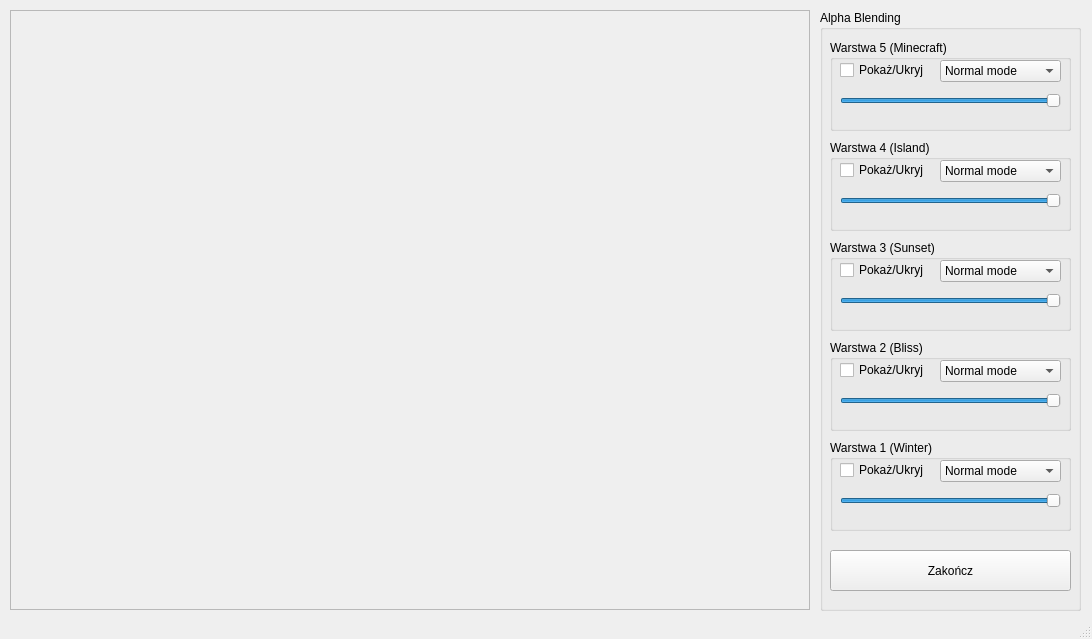
<?xml version="1.0" encoding="UTF-8"?>
<ui version="4.0">
 <class>MainWindow</class>
 <widget class="QMainWindow" name="MainWindow">
  <property name="geometry">
   <rect>
    <x>0</x>
    <y>0</y>
    <width>1092</width>
    <height>639</height>
   </rect>
  </property>
  <property name="windowTitle">
   <string>PGK - Zadanie #8: Alpha Blending</string>
  </property>
  <widget class="QWidget" name="centralwidget">
   <widget class="QFrame" name="frame">
    <property name="geometry">
     <rect>
      <x>10</x>
      <y>10</y>
      <width>800</width>
      <height>600</height>
     </rect>
    </property>
    <property name="frameShape">
     <enum>QFrame::StyledPanel</enum>
    </property>
    <property name="frameShadow">
     <enum>QFrame::Raised</enum>
    </property>
   </widget>
   <widget class="QGroupBox" name="groupBox">
    <property name="geometry">
     <rect>
      <x>820</x>
      <y>10</y>
      <width>261</width>
      <height>601</height>
     </rect>
    </property>
    <property name="title">
     <string>Alpha Blending</string>
    </property>
    <widget class="QPushButton" name="exitButton">
     <property name="geometry">
      <rect>
       <x>10</x>
       <y>540</y>
       <width>241</width>
       <height>41</height>
      </rect>
     </property>
     <property name="text">
      <string>Zakończ</string>
     </property>
    </widget>
    <widget class="QGroupBox" name="groupBox_layer5">
     <property name="geometry">
      <rect>
       <x>10</x>
       <y>30</y>
       <width>241</width>
       <height>91</height>
      </rect>
     </property>
     <property name="title">
      <string>Warstwa 5 (Minecraft)</string>
     </property>
     <widget class="QCheckBox" name="checkBox_layer5">
      <property name="geometry">
       <rect>
        <x>10</x>
        <y>20</y>
        <width>91</width>
        <height>20</height>
       </rect>
      </property>
      <property name="text">
       <string>Pokaż/Ukryj</string>
      </property>
     </widget>
     <widget class="QComboBox" name="comboBox_layer5">
      <property name="geometry">
       <rect>
        <x>110</x>
        <y>20</y>
        <width>121</width>
        <height>22</height>
       </rect>
      </property>
      <property name="currentIndex">
       <number>0</number>
      </property>
      <item>
       <property name="text">
        <string>Normal mode</string>
       </property>
      </item>
      <item>
       <property name="text">
        <string>Lighten mode</string>
       </property>
      </item>
      <item>
       <property name="text">
        <string>Darken mode</string>
       </property>
      </item>
      <item>
       <property name="text">
        <string>Screen mode</string>
       </property>
      </item>
      <item>
       <property name="text">
        <string>Multiply mode</string>
       </property>
      </item>
      <item>
       <property name="text">
        <string>XOR mode</string>
       </property>
      </item>
     </widget>
     <widget class="QSlider" name="slider_layer5">
      <property name="geometry">
       <rect>
        <x>10</x>
        <y>50</y>
        <width>221</width>
        <height>22</height>
       </rect>
      </property>
      <property name="maximum">
       <number>100</number>
      </property>
      <property name="value">
       <number>100</number>
      </property>
      <property name="orientation">
       <enum>Qt::Horizontal</enum>
      </property>
     </widget>
    </widget>
    <widget class="QGroupBox" name="groupBox_layer4">
     <property name="geometry">
      <rect>
       <x>10</x>
       <y>130</y>
       <width>241</width>
       <height>91</height>
      </rect>
     </property>
     <property name="title">
      <string>Warstwa 4 (Island)</string>
     </property>
     <widget class="QCheckBox" name="checkBox_layer4">
      <property name="geometry">
       <rect>
        <x>10</x>
        <y>20</y>
        <width>91</width>
        <height>20</height>
       </rect>
      </property>
      <property name="text">
       <string>Pokaż/Ukryj</string>
      </property>
     </widget>
     <widget class="QComboBox" name="comboBox_layer4">
      <property name="geometry">
       <rect>
        <x>110</x>
        <y>20</y>
        <width>121</width>
        <height>22</height>
       </rect>
      </property>
      <item>
       <property name="text">
        <string>Normal mode</string>
       </property>
      </item>
      <item>
       <property name="text">
        <string>Lighten mode</string>
       </property>
      </item>
      <item>
       <property name="text">
        <string>Darken mode</string>
       </property>
      </item>
      <item>
       <property name="text">
        <string>Screen mode</string>
       </property>
      </item>
      <item>
       <property name="text">
        <string>Multiply mode</string>
       </property>
      </item>
      <item>
       <property name="text">
        <string>XOR mode</string>
       </property>
      </item>
     </widget>
     <widget class="QSlider" name="slider_layer4">
      <property name="geometry">
       <rect>
        <x>10</x>
        <y>50</y>
        <width>221</width>
        <height>22</height>
       </rect>
      </property>
      <property name="maximum">
       <number>100</number>
      </property>
      <property name="value">
       <number>100</number>
      </property>
      <property name="orientation">
       <enum>Qt::Horizontal</enum>
      </property>
     </widget>
    </widget>
    <widget class="QGroupBox" name="groupBox_layer3">
     <property name="geometry">
      <rect>
       <x>10</x>
       <y>230</y>
       <width>241</width>
       <height>91</height>
      </rect>
     </property>
     <property name="title">
      <string>Warstwa 3 (Sunset)</string>
     </property>
     <widget class="QCheckBox" name="checkBox_layer3">
      <property name="geometry">
       <rect>
        <x>10</x>
        <y>20</y>
        <width>91</width>
        <height>20</height>
       </rect>
      </property>
      <property name="text">
       <string>Pokaż/Ukryj</string>
      </property>
     </widget>
     <widget class="QComboBox" name="comboBox_layer3">
      <property name="geometry">
       <rect>
        <x>110</x>
        <y>20</y>
        <width>121</width>
        <height>22</height>
       </rect>
      </property>
      <item>
       <property name="text">
        <string>Normal mode</string>
       </property>
      </item>
      <item>
       <property name="text">
        <string>Lighten mode</string>
       </property>
      </item>
      <item>
       <property name="text">
        <string>Darken mode</string>
       </property>
      </item>
      <item>
       <property name="text">
        <string>Screen mode</string>
       </property>
      </item>
      <item>
       <property name="text">
        <string>Multiply mode</string>
       </property>
      </item>
      <item>
       <property name="text">
        <string>XOR mode</string>
       </property>
      </item>
     </widget>
     <widget class="QSlider" name="slider_layer3">
      <property name="geometry">
       <rect>
        <x>10</x>
        <y>50</y>
        <width>221</width>
        <height>22</height>
       </rect>
      </property>
      <property name="maximum">
       <number>100</number>
      </property>
      <property name="value">
       <number>100</number>
      </property>
      <property name="orientation">
       <enum>Qt::Horizontal</enum>
      </property>
     </widget>
    </widget>
    <widget class="QGroupBox" name="groupBox_layer2">
     <property name="geometry">
      <rect>
       <x>10</x>
       <y>330</y>
       <width>241</width>
       <height>91</height>
      </rect>
     </property>
     <property name="title">
      <string>Warstwa 2 (Bliss)</string>
     </property>
     <widget class="QCheckBox" name="checkBox_layer2">
      <property name="geometry">
       <rect>
        <x>10</x>
        <y>20</y>
        <width>91</width>
        <height>20</height>
       </rect>
      </property>
      <property name="text">
       <string>Pokaż/Ukryj</string>
      </property>
     </widget>
     <widget class="QComboBox" name="comboBox_layer2">
      <property name="geometry">
       <rect>
        <x>110</x>
        <y>20</y>
        <width>121</width>
        <height>22</height>
       </rect>
      </property>
      <item>
       <property name="text">
        <string>Normal mode</string>
       </property>
      </item>
      <item>
       <property name="text">
        <string>Lighten mode</string>
       </property>
      </item>
      <item>
       <property name="text">
        <string>Darken mode</string>
       </property>
      </item>
      <item>
       <property name="text">
        <string>Screen mode</string>
       </property>
      </item>
      <item>
       <property name="text">
        <string>Multiply mode</string>
       </property>
      </item>
      <item>
       <property name="text">
        <string>XOR mode</string>
       </property>
      </item>
     </widget>
     <widget class="QSlider" name="slider_layer2">
      <property name="geometry">
       <rect>
        <x>10</x>
        <y>50</y>
        <width>221</width>
        <height>22</height>
       </rect>
      </property>
      <property name="maximum">
       <number>100</number>
      </property>
      <property name="value">
       <number>100</number>
      </property>
      <property name="orientation">
       <enum>Qt::Horizontal</enum>
      </property>
     </widget>
    </widget>
    <widget class="QGroupBox" name="groupBox_layer1">
     <property name="geometry">
      <rect>
       <x>10</x>
       <y>430</y>
       <width>241</width>
       <height>91</height>
      </rect>
     </property>
     <property name="title">
      <string>Warstwa 1 (Winter)</string>
     </property>
     <widget class="QCheckBox" name="checkBox_layer1">
      <property name="geometry">
       <rect>
        <x>10</x>
        <y>20</y>
        <width>91</width>
        <height>20</height>
       </rect>
      </property>
      <property name="text">
       <string>Pokaż/Ukryj</string>
      </property>
     </widget>
     <widget class="QComboBox" name="comboBox_layer1">
      <property name="geometry">
       <rect>
        <x>110</x>
        <y>20</y>
        <width>121</width>
        <height>22</height>
       </rect>
      </property>
      <item>
       <property name="text">
        <string>Normal mode</string>
       </property>
      </item>
      <item>
       <property name="text">
        <string>Lighten mode</string>
       </property>
      </item>
      <item>
       <property name="text">
        <string>Darken mode</string>
       </property>
      </item>
      <item>
       <property name="text">
        <string>Screen mode</string>
       </property>
      </item>
      <item>
       <property name="text">
        <string>Multiply mode</string>
       </property>
      </item>
      <item>
       <property name="text">
        <string>XOR mode</string>
       </property>
      </item>
     </widget>
     <widget class="QSlider" name="slider_layer1">
      <property name="geometry">
       <rect>
        <x>10</x>
        <y>50</y>
        <width>221</width>
        <height>22</height>
       </rect>
      </property>
      <property name="maximum">
       <number>100</number>
      </property>
      <property name="value">
       <number>100</number>
      </property>
      <property name="orientation">
       <enum>Qt::Horizontal</enum>
      </property>
     </widget>
    </widget>
   </widget>
  </widget>
  <widget class="QStatusBar" name="statusbar"/>
 </widget>
 <resources/>
 <connections/>
</ui>
